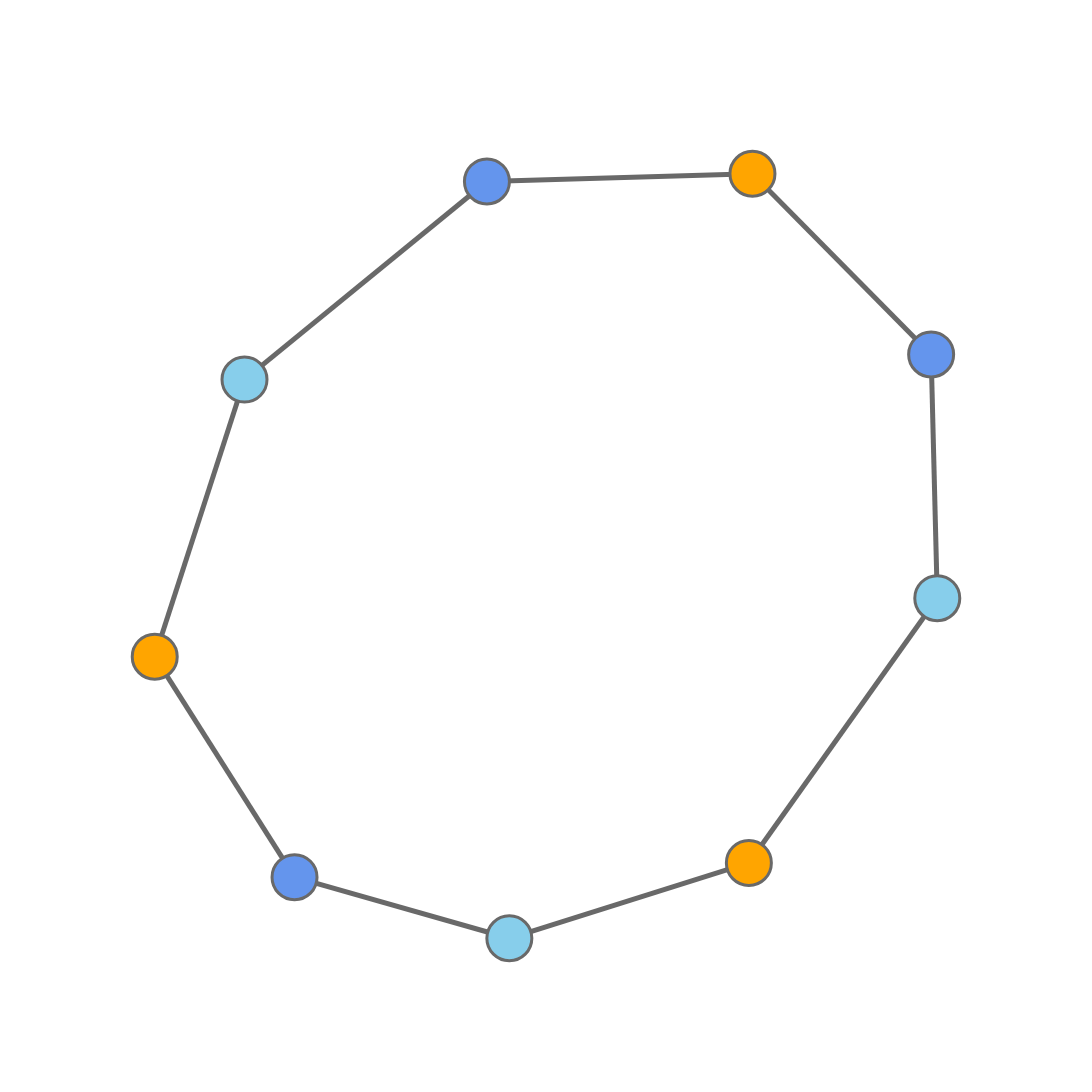

Write notebook code for a chart like this one.
### Code cell
fig = pgo.Figure()
    
for i in data:
    fig.add_trace(i)
        
fig.update_layout(template= 'plotly_white', 
                      showlegend=False, width=1200, height=1200,
                          scene=dict(
                              xaxis_title='',
                              yaxis_title='',
                              xaxis=dict(nticks=0,tickfont=dict(
                                    color='white')),
                              yaxis=dict(nticks=0,tickfont=dict(
                                    color='white')),
                        ))    
fig.update_xaxes(visible=False)
fig.update_yaxes(visible=False)

#plotly.io.orca.config.executable = '../miniconda3/envs/myenv_clip2/bin/orca'
#plotly.io.orca.config.save()

#fig.write_image(path+fname+'_'+'nn'+str(n_neighbors)+'_spr'+str(spread)+'_min'+str(min_dist)+'_'+metric+'.pdf')
#fig.show()
#fig.write_image("figname.png")

### Figure 1 — Plotly figure (JSON) as saved in the notebook; plotly's stock layout.template omitted (floating-point values rounded to 4 significant figures)
{"data": [{"hoverinfo": "none", "line": {"color": "dimgrey", "width": 5}, "mode": "lines", "opacity": 1, "type": "scatter", "x": [0, 0.1147, null, 0, 0.1787, null, 0.1147, 0.4245, null, 0.4245, 0.7638, null, 0.7638, 0.9922, null, 0.9922, 1, null, 1, 0.7592, null, 0.7592, 0.4532, null, 0.4532, 0.1787, null], "y": [0.3683, 0.7307, null, 0.3683, 0.07994, null, 0.7307, 0.9899, null, 0.9899, 1, null, 1, 0.7636, null, 0.7636, 0.4448, null, 0.4448, 0.0985, null, 0.0985, 0, null, 0, 0.07994, null]}, {"hoverinfo": "text", "marker": {"color": ["orange", "skyblue", "cornflowerblue", "orange", "cornflowerblue", "skyblue", "orange", "skyblue", "cornflowerblue"], "line": {"color": "dimgrey", "width": 3}, "size": 45, "symbol": "circle"}, "mode": "markers", "text": ["0", "1", "2", "3", "4", "5", "6", "7", "8"], "type": "scatter", "x": [0, 0.1147, 0.4245, 0.7638, 0.9922, 1, 0.7592, 0.4532, 0.1787], "y": [0.3683, 0.7307, 0.9899, 1, 0.7636, 0.4448, 0.0985, 0, 0.07994]}], "layout": {"height": 1200, "scene": {"xaxis": {"nticks": 0, "tickfont": {"color": "white"}, "title": {"text": ""}}, "yaxis": {"nticks": 0, "tickfont": {"color": "white"}, "title": {"text": ""}}}, "showlegend": false, "width": 1200, "xaxis": {"autorange": true, "range": [-0.09108, 1.091], "type": "linear", "visible": false}, "yaxis": {"autorange": true, "range": [-0.09182, 1.092], "type": "linear", "visible": false}}}
